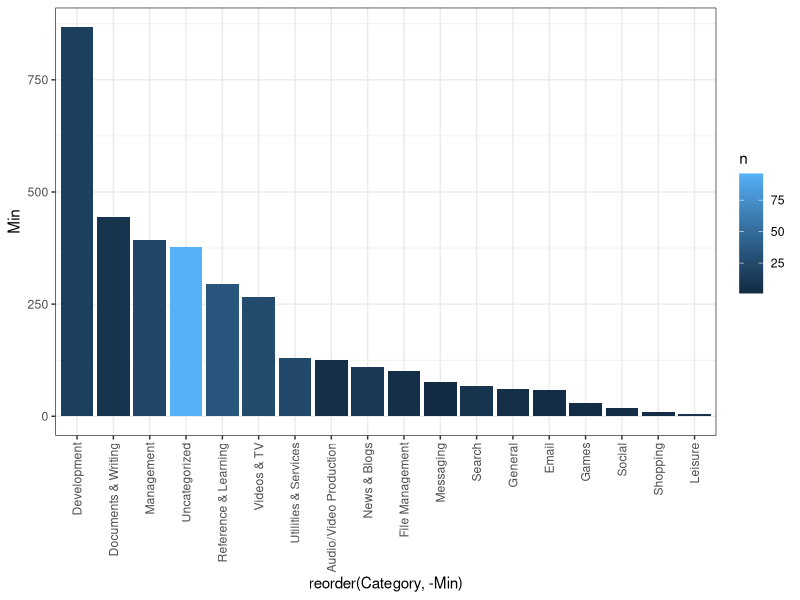
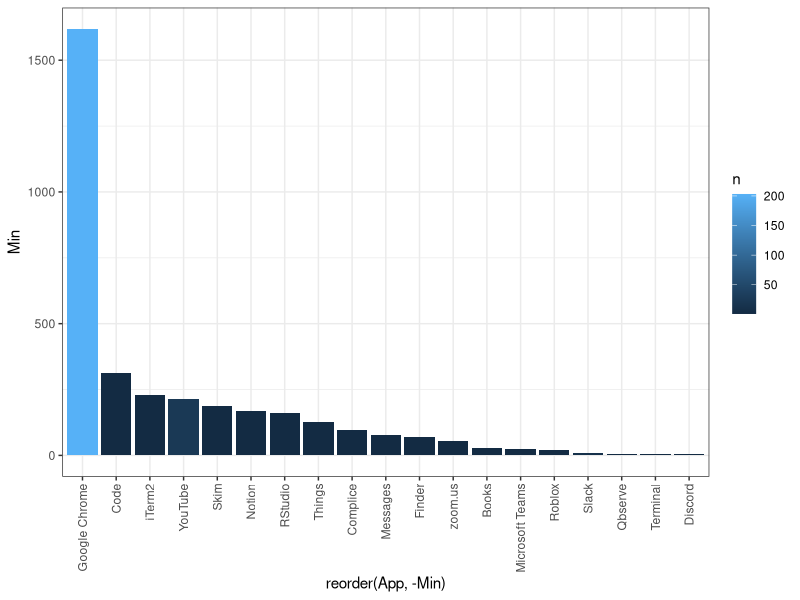
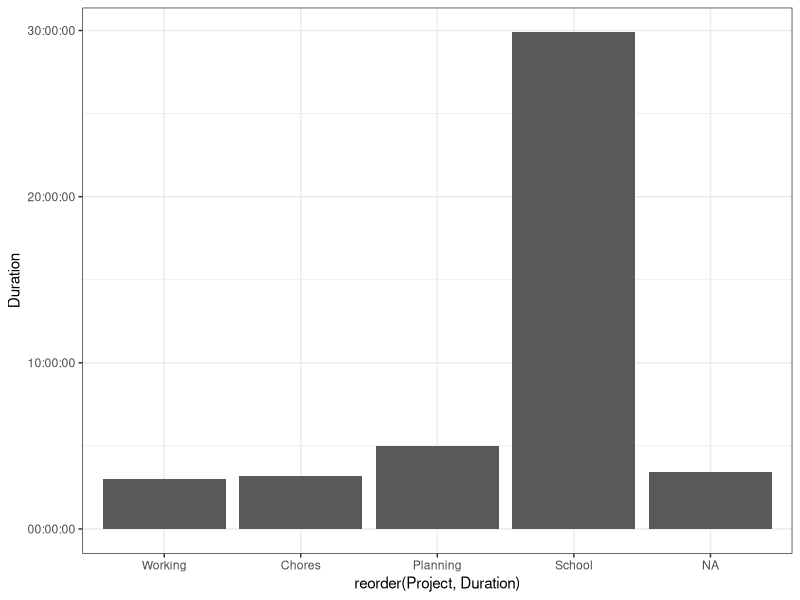
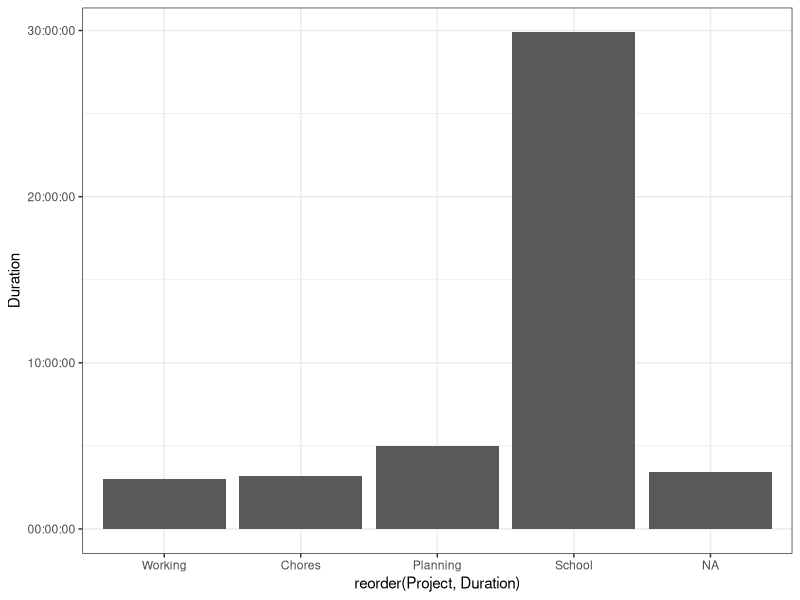

These figures' R source, in order:
## ---- chunk 1
knitr::opts_chunk$set(echo = TRUE)
library(tidyverse)
library(lubridate)
library(hms)
theme_set(theme_bw())
## ---- chunk 2
data_Q_activity <- read_csv("1week/Qbserve_byactivity_2021-10-15_2021-10-23.csv", col_types = cols())
data_Q_hour <- read_csv("1week/Qbserve_byhour_2021-10-15_2021-10-23.csv", col_types = cols())
data_T_time <- read_csv("1week/Toggl_time_entries_2021-10-15_to_2021-10-22.csv", col_types = cols())
data_T_summary <- read_csv("1week/Toggl_Track_summary_report_2021-10-15_2021-10-22.csv", col_types = cols())

# calendar data
data_C_Avery <- read_csv("calendar/Avery.csv", col_types = cols())
data_C_Classes <- read_csv("calendar/Classes.csv", col_types = cols())
data_C_System <- read_csv("calendar/System.csv", col_types = cols())
data_C_TimeBlocks <- read_csv("calendar/Time_Blocks.csv", col_types = cols())
## ---- chunk 3
data_Q_activity
data_Q_hour

data_T_time
data_T_summary

# calendars -- not interesting on their own: I do want a sum of the time each event takes
# in particular, I'm interested in the time it takes to eat and how much dead space is around that.

# data_C_Avery %>% view()
# data_C_Classes %>% view()
# data_C_System %>% view()
# data_C_TimeBlocks %>% view()

# data_T_time$Duration %>% sum()
# data_T_summary$Duration %>% sum()

# data_T_time$Tags %>% unique()
# data_T_time$Task %>% unique()

# convert to time units
data_Q_hour <- data_Q_hour %>% 
  mutate(
    Hour = parse_date_time(Hour, '%I %p') %>% 
      # hour() %>% 
      hms::as_hms()
  )

data_T_time <- data_T_time %>% 
  select(Project, Description, `Start date`, `End date`, `Start time`, `End time`, Duration)
data_T_summary <- data_T_summary %>% 
  select(Project, Description, Duration)
## ---- chunk 4
categories <- data_Q_activity %>%
  group_by(Category) %>%
  summarise(n = n(),
            Min = sum(Minutes)) %>%
  arrange(-Min)
# categories

app_usage <- data_Q_activity %>%
  group_by(App) %>%
  summarise(n = n(),
            Min = sum(Minutes)) %>%
  filter(Min > 5) %>%
  arrange(-Min)
# app_usage

categories %>% ggplot(aes(
  x = reorder(Category, -Min),
  y = Min,
  fill = n
)) +
  geom_col() +
  theme(axis.text.x = element_text(
    angle = 90,
    vjust = 0.5,
    hjust = 1
  ))

app_usage %>% ggplot(aes(
  x = reorder(App,-Min),
  y = Min,
  fill = n
)) +
  geom_col() +
  theme(axis.text.x = element_text(
    angle = 90,
    vjust = 0.5,
    hjust = 1
  ))
## ---- chunk 5
## Left over to parse

data_Q_hour
data_T_time
# data_T_summary

## Get the same information here
data_T_time_summary <- data_T_time %>% 
  group_by(Project, Description) %>% 
  summarise(
    Duration = sum(Duration) %>% hms::as_hms(),
    # Duration2 = sum(Duration)
  )

# data_T_summary
# They are the same...
data_T_time$Duration %>% sum() == data_T_summary$Duration %>% sum()
## ---- chunk 6
data_T_time_summary %>% 
  ggplot(aes(x = reorder(Project, Duration), y = Duration)) +
  geom_col()

data_T_time_summary %>% 
  ggplot(aes(x = reorder(Project, Duration), y = Duration)) +
  geom_col()
## ---- chunk 7
data_Q_hour
data_T_time
